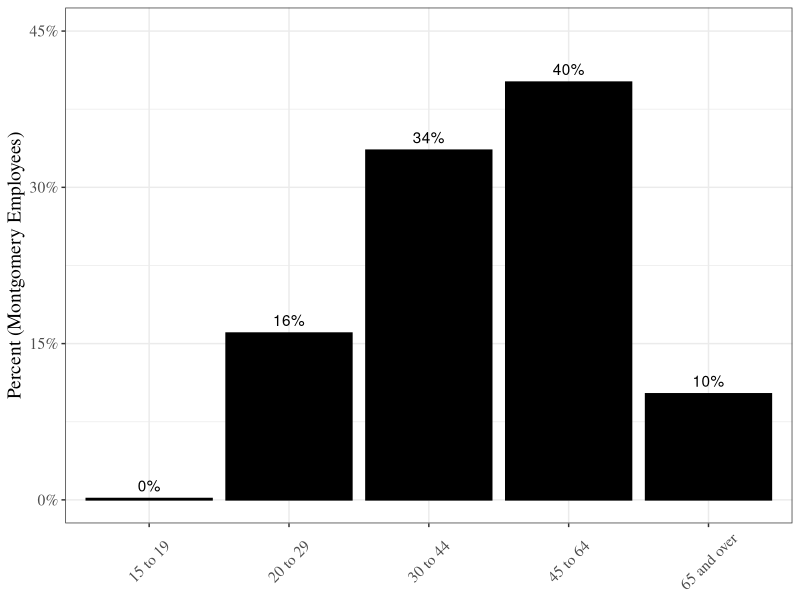
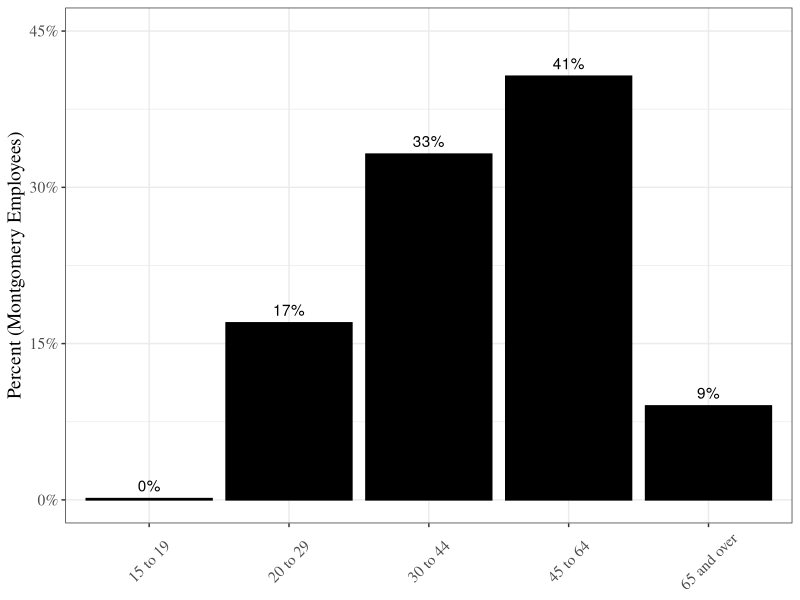
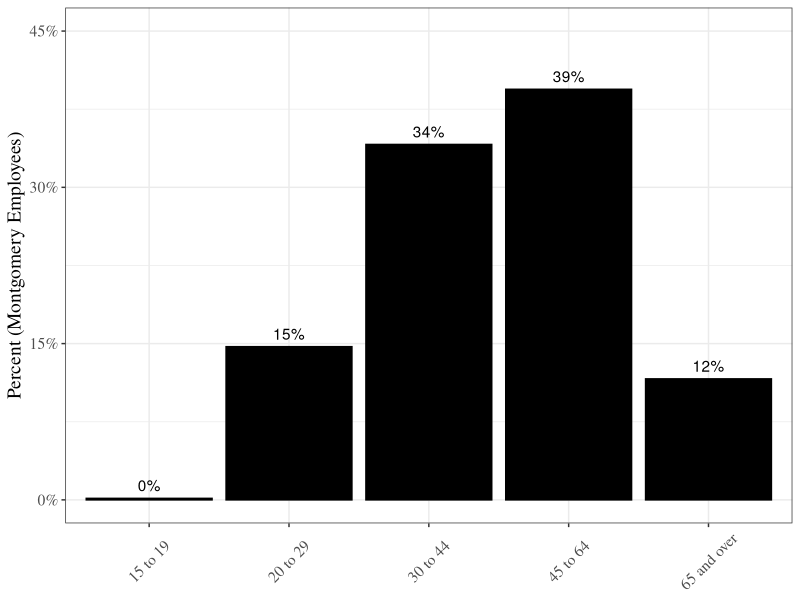

Recreate these plots in R, in order. (Note: this script raises an error after producing the figures.)
# age figures 
library('tidyverse')
library('patchwork')

mont_age <- read.csv("mont_ages.csv")[-1]

acs_age <- read.csv("mont_acs_ages_2023.csv")[-1] |> filter(age != "under 15")

## mont county figures -
( 
  mont_total <- ggplot(data = mont_age) + 
    geom_col(aes(x = age_grp, y = total_pct), color = "Black", fill= "Black") + 
    geom_text(aes(x = age_grp, y = total_pct, 
                  label = scales::percent(total_pct, accuracy = 1)), nudge_y = .0125)+
    labs(x = NULL, y = "Percent (Montgomery Employees)") +
    scale_y_continuous(labels = scales::percent, 
                       breaks = c(0,.15,.3,.45), limits = c(0,.45)) + 
    theme_bw() +
    theme(legend.title = element_blank(), 
          legend.position = "bottom",
          axis.text.x = element_text(angle = 45, vjust = .5, hjust=.5),
          text=element_text(size=14,  family="Times")) 
)


( 
  mont_female <- ggplot(data = mont_age) + 
    geom_col(aes(x = age_grp, y = female_age_grp_pct), color = "Black", fill= "Black") + 
    geom_text(aes(x = age_grp, y = female_age_grp_pct, 
                  label = scales::percent(female_age_grp_pct, accuracy = 1)), nudge_y = .0125)+
    labs(x = NULL, y = "Percent (Montgomery Employees)") +
    scale_y_continuous(labels = scales::percent, 
                       breaks = c(0,.15,.3,.45), limits = c(0,.45)) + 
    theme_bw() +
    theme(legend.title = element_blank(), 
          legend.position = "bottom",
          axis.text.x = element_text(angle = 45, vjust = .5, hjust=.5),
          text=element_text(size=14,  family="Times")) 
)


( 
  mont_male <- ggplot(data = mont_age) + 
    geom_col(aes(x = age_grp, y = male_age_grp_pct), color = "Black", fill= "Black") + 
    geom_text(aes(x = age_grp, y = male_age_grp_pct, 
                  label = scales::percent(male_age_grp_pct, accuracy = 1)), nudge_y = .0125)+
    labs(x = NULL, y = "Percent (Montgomery Employees)") +
    scale_y_continuous(labels = scales::percent, 
                       breaks = c(0,.15,.3,.45), limits = c(0,.45)) + 
    theme_bw() +
    theme(legend.title = element_blank(), 
          legend.position = "bottom",
          axis.text.x = element_text(angle = 45, vjust = .5, hjust=.5),
          text=element_text(size=14,  family="Times")) 
)
#######
### census figures
######
( 
  acs_total <- ggplot(data = acs_age) + 
    geom_col(aes(x = age, y = total_pct), color = "Black", fill= "Black") + 
    geom_text(aes(x = age, y = total_pct, 
                  label = scales::percent(total_pct, accuracy = 1)), nudge_y = .0125)+
    labs(x = NULL, y = "Percent (ACS)") +
    scale_y_continuous(labels = scales::percent, 
                       breaks = c(0,.15,.3,.45), limits = c(0,.45)) + 
    theme_bw() +
    theme(legend.title = element_blank(), 
          legend.position = "bottom",
          axis.text.x=element_blank(),
          text=element_text(size=14,  family="Times")) 
)

( 
  acs_male <- ggplot(data = acs_age) + 
    geom_col(aes(x = age, y = male_pct), color = "Black", fill= "Black") + 
    geom_text(aes(x = age, y = male_pct, 
                  label = scales::percent(male_pct, accuracy = 1)), nudge_y = .0125)+
    labs(x = NULL, y = "Percent (ACS)") +
    scale_y_continuous(labels = scales::percent, 
                       breaks = c(0,.15,.3,.45), limits = c(0,.45)) + 
    theme_bw() +
    theme(legend.title = element_blank(), 
          legend.position = "bottom",
          axis.text.x=element_blank(),
          text=element_text(size=14,  family="Times")) 
)

( 
  acs_female <- ggplot(data = acs_age) + 
    geom_col(aes(x = age, y = female_pct), color = "Black", fill= "Black") + 
    geom_text(aes(x = age, y = female_pct, 
                  label = scales::percent(female_pct, accuracy = 1)), nudge_y = .0125)+
    labs(x = NULL, y = "Percent (ACS)") +
    scale_y_continuous(labels = scales::percent, 
                       breaks = c(0,.15,.3,.45), limits = c(0,.45)) + 
    theme_bw() +
    theme(legend.title = element_blank(), 
          legend.position = "bottom",
          axis.text.x=element_blank(),
          text=element_text(size=14,  family="Times")) 
)


(f1_totals <- acs_total / mont_total)

(f2_male <- acs_male / mont_male)

(f3_female <- acs_female / mont_female)

cowplot::save_plot(filename = "mont_f1.png", plot = f1_totals , nrow = 2, ncol = 1, dpi = 1500)

cowplot::save_plot(filename = "mont_age_male.png", plot = f2_male , nrow = 2, ncol = 1, dpi = 1500)
cowplot::save_plot(filename = "mont_age_female.png", plot = f3_female , nrow = 2, ncol = 1, dpi = 1500)
